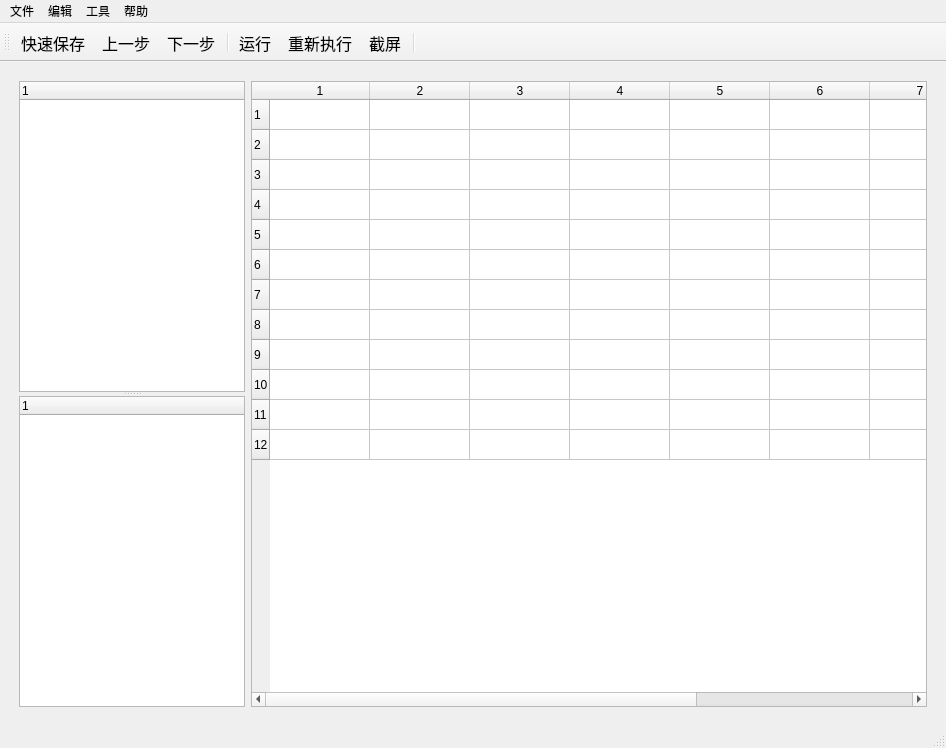
<?xml version="1.0" encoding="UTF-8"?>
<ui version="4.0">
 <class>MainWindow</class>
 <widget class="QMainWindow" name="MainWindow">
  <property name="windowModality">
   <enum>Qt::NonModal</enum>
  </property>
  <property name="geometry">
   <rect>
    <x>0</x>
    <y>0</y>
    <width>946</width>
    <height>748</height>
   </rect>
  </property>
  <property name="sizePolicy">
   <sizepolicy hsizetype="Preferred" vsizetype="Fixed">
    <horstretch>0</horstretch>
    <verstretch>0</verstretch>
   </sizepolicy>
  </property>
  <property name="mouseTracking">
   <bool>true</bool>
  </property>
  <property name="windowTitle">
   <string>Funny</string>
  </property>
  <widget class="QWidget" name="centralwidget">
   <layout class="QGridLayout" name="gridLayout_2">
    <item row="0" column="0">
     <layout class="QGridLayout" name="gridLayout" columnstretch="1,3">
      <property name="leftMargin">
       <number>10</number>
      </property>
      <property name="topMargin">
       <number>10</number>
      </property>
      <property name="rightMargin">
       <number>10</number>
      </property>
      <property name="bottomMargin">
       <number>10</number>
      </property>
      <item row="0" column="0">
       <widget class="QSplitter" name="splitter">
        <property name="orientation">
         <enum>Qt::Vertical</enum>
        </property>
        <widget class="QTreeWidget" name="treeWidget">
         <property name="minimumSize">
          <size>
           <width>100</width>
           <height>200</height>
          </size>
         </property>
         <property name="columnCount">
          <number>1</number>
         </property>
         <column>
          <property name="text">
           <string notr="true">1</string>
          </property>
         </column>
        </widget>
        <widget class="QTreeWidget" name="treeWidget_2">
         <property name="minimumSize">
          <size>
           <width>100</width>
           <height>100</height>
          </size>
         </property>
         <property name="columnCount">
          <number>1</number>
         </property>
         <attribute name="headerDefaultSectionSize">
          <number>124</number>
         </attribute>
         <column>
          <property name="text">
           <string notr="true">1</string>
          </property>
         </column>
        </widget>
       </widget>
      </item>
      <item row="0" column="1">
       <widget class="QTableWidget" name="tableWidget">
        <property name="minimumSize">
         <size>
          <width>600</width>
          <height>300</height>
         </size>
        </property>
        <property name="rowCount">
         <number>12</number>
        </property>
        <property name="columnCount">
         <number>9</number>
        </property>
        <row/>
        <row/>
        <row/>
        <row/>
        <row/>
        <row/>
        <row/>
        <row/>
        <row/>
        <row/>
        <row/>
        <row/>
        <column/>
        <column/>
        <column/>
        <column/>
        <column/>
        <column/>
        <column/>
        <column/>
        <column/>
       </widget>
      </item>
     </layout>
    </item>
   </layout>
  </widget>
  <widget class="QStatusBar" name="statusbar"/>
  <widget class="QMenuBar" name="menubar">
   <property name="geometry">
    <rect>
     <x>0</x>
     <y>0</y>
     <width>946</width>
     <height>22</height>
    </rect>
   </property>
   <widget class="QMenu" name="menu">
    <property name="title">
     <string>文件</string>
    </property>
    <addaction name="actionNew_Files_2"/>
    <addaction name="actionopen"/>
    <addaction name="actionbao_cun"/>
    <addaction name="actionsave_all"/>
    <addaction name="actiontui_chu"/>
   </widget>
   <widget class="QMenu" name="menu_2">
    <property name="title">
     <string>编辑</string>
    </property>
    <addaction name="actionBack_to_last_step"/>
    <addaction name="actionNext_step"/>
   </widget>
   <widget class="QMenu" name="menu_3">
    <property name="title">
     <string>工具</string>
    </property>
    <addaction name="actiongua"/>
    <addaction name="actionshiyong"/>
    <addaction name="actionlogs"/>
    <addaction name="actionxianshi"/>
   </widget>
   <widget class="QMenu" name="menu_4">
    <property name="title">
     <string>帮助</string>
    </property>
   </widget>
   <addaction name="menu"/>
   <addaction name="menu_2"/>
   <addaction name="menu_3"/>
   <addaction name="menu_4"/>
  </widget>
  <widget class="QToolBar" name="toolBar">
   <property name="windowTitle">
    <string>toolBar</string>
   </property>
   <property name="toolButtonStyle">
    <enum>Qt::ToolButtonTextUnderIcon</enum>
   </property>
   <property name="toolcolor" stdset="0">
    <color>
     <red>18</red>
     <green>128</green>
     <blue>241</blue>
    </color>
   </property>
   <attribute name="toolBarArea">
    <enum>TopToolBarArea</enum>
   </attribute>
   <attribute name="toolBarBreak">
    <bool>false</bool>
   </attribute>
   <addaction name="action"/>
   <addaction name="action_2"/>
   <addaction name="action_3"/>
   <addaction name="separator"/>
   <addaction name="action_4"/>
   <addaction name="action_5"/>
   <addaction name="action_6"/>
   <addaction name="separator"/>
  </widget>
  <action name="actionNew_Files_2">
   <property name="text">
    <string>新建文件夹</string>
   </property>
   <property name="shortcutVisibleInContextMenu" stdset="0">
    <bool>false</bool>
   </property>
  </action>
  <action name="actionBack_to_last_step">
   <property name="text">
    <string>返回上一步</string>
   </property>
  </action>
  <action name="actionNext_step">
   <property name="text">
    <string>撤销</string>
   </property>
  </action>
  <action name="actionopen">
   <property name="text">
    <string>打开文件夹</string>
   </property>
  </action>
  <action name="actionbao_cun">
   <property name="text">
    <string>保存</string>
   </property>
  </action>
  <action name="actionsave_all">
   <property name="text">
    <string>保存全部</string>
   </property>
  </action>
  <action name="actiontui_chu">
   <property name="text">
    <string>退出</string>
   </property>
  </action>
  <action name="actiongua">
   <property name="text">
    <string>关键字库</string>
   </property>
  </action>
  <action name="actionshiyong">
   <property name="text">
    <string>使用说明</string>
   </property>
  </action>
  <action name="actionlogs">
   <property name="text">
    <string>显示日志</string>
   </property>
  </action>
  <action name="actionxianshi">
   <property name="text">
    <string>显示测试报告</string>
   </property>
  </action>
  <action name="action">
   <property name="icon">
    <iconset>
     <normalon>Save.png</normalon>
    </iconset>
   </property>
   <property name="text">
    <string>快速保存</string>
   </property>
   <property name="font">
    <font>
     <family>STSong</family>
     <pointsize>12</pointsize>
     <weight>50</weight>
     <bold>false</bold>
    </font>
   </property>
   <property name="shortcut">
    <string>Ctrl+S</string>
   </property>
  </action>
  <action name="action_2">
   <property name="icon">
    <iconset>
     <normaloff>Knob Left.png</normaloff>Knob Left.png</iconset>
   </property>
   <property name="text">
    <string>上一步</string>
   </property>
   <property name="font">
    <font>
     <family>STSong</family>
     <pointsize>12</pointsize>
    </font>
   </property>
   <property name="shortcut">
    <string>Ctrl+Z</string>
   </property>
  </action>
  <action name="action_3">
   <property name="icon">
    <iconset>
     <normaloff>Knob Forward.png</normaloff>Knob Forward.png</iconset>
   </property>
   <property name="text">
    <string>下一步</string>
   </property>
   <property name="font">
    <font>
     <family>STSong</family>
     <pointsize>12</pointsize>
    </font>
   </property>
   <property name="shortcut">
    <string>Ctrl+Alt+Z</string>
   </property>
  </action>
  <action name="action_4">
   <property name="icon">
    <iconset>
     <normaloff>Knob Play Green.png</normaloff>Knob Play Green.png</iconset>
   </property>
   <property name="text">
    <string>运行</string>
   </property>
   <property name="font">
    <font>
     <family>STSong</family>
     <pointsize>12</pointsize>
    </font>
   </property>
  </action>
  <action name="action_5">
   <property name="icon">
    <iconset>
     <normaloff>Knob Refresh.png</normaloff>Knob Refresh.png</iconset>
   </property>
   <property name="text">
    <string>重新执行</string>
   </property>
   <property name="font">
    <font>
     <family>STSong</family>
     <pointsize>12</pointsize>
    </font>
   </property>
  </action>
  <action name="action_6">
   <property name="icon">
    <iconset>
     <normaloff>2.png</normaloff>2.png</iconset>
   </property>
   <property name="text">
    <string>截屏</string>
   </property>
   <property name="font">
    <font>
     <family>STSong</family>
     <pointsize>12</pointsize>
    </font>
   </property>
  </action>
 </widget>
 <resources/>
 <connections/>
</ui>
